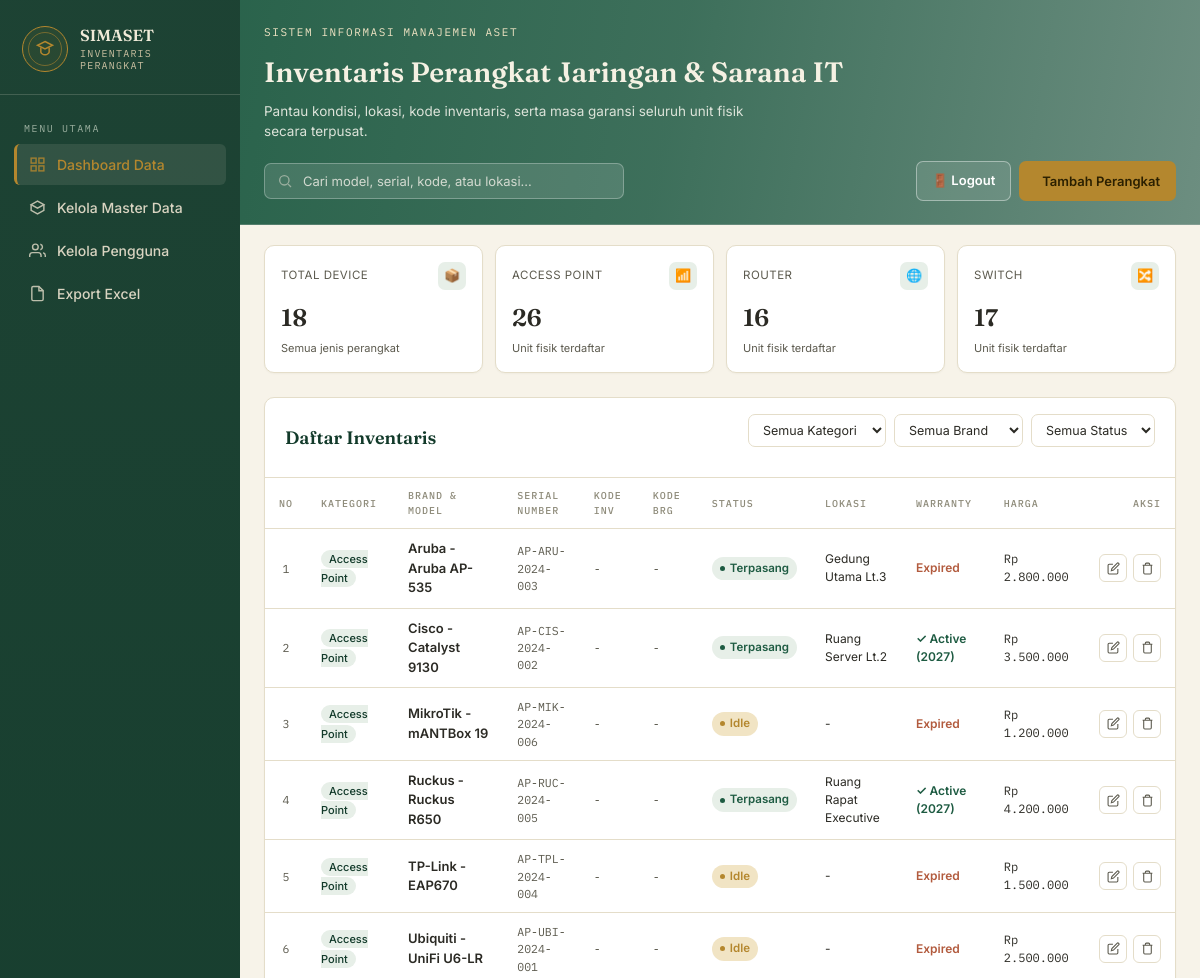
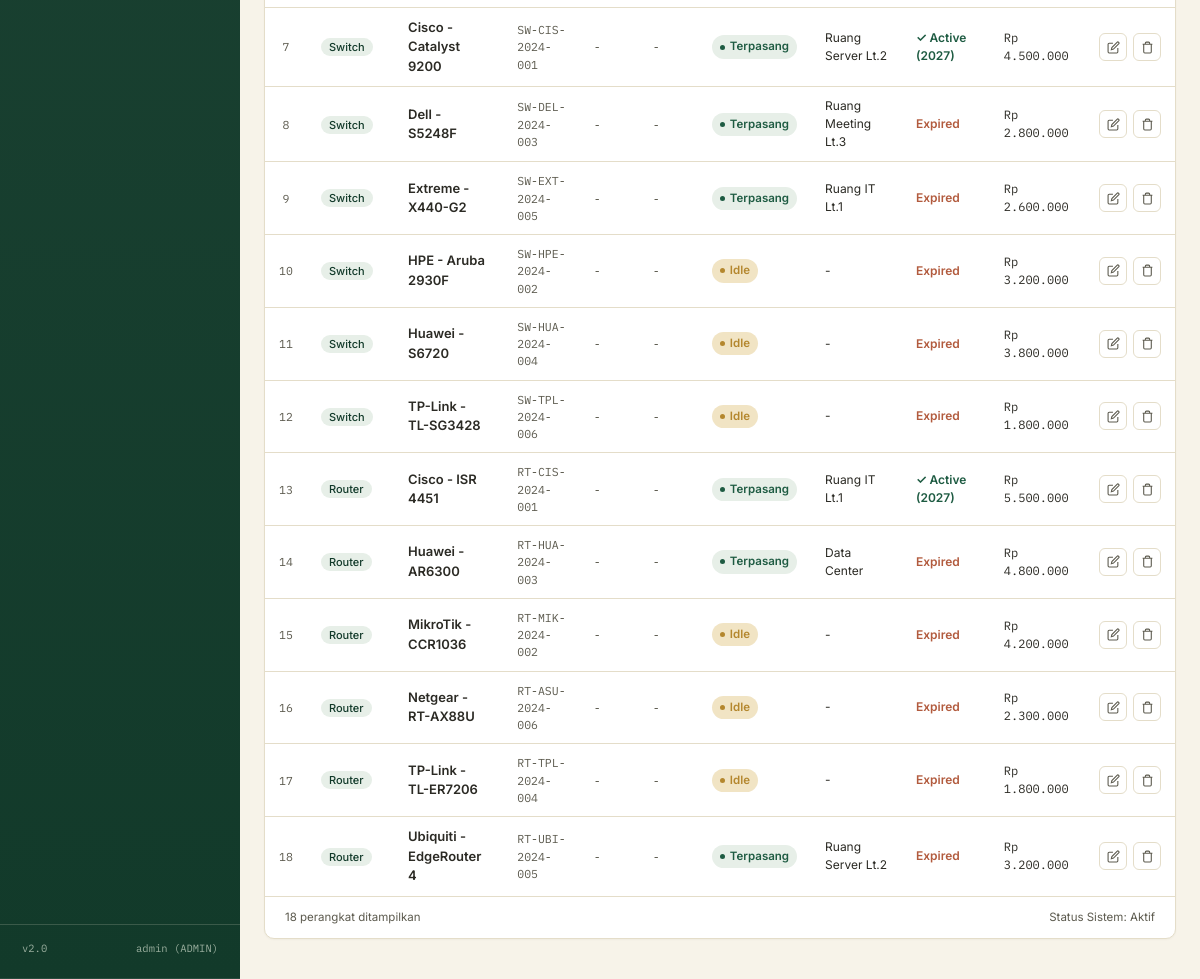
The page / (signed in) on the database its author committed (2 pictures, top to bottom).
### tables this page shows
CREATE TABLE IF NOT EXISTS devices (
    id INT(11) AUTO_INCREMENT PRIMARY KEY,
    device_type_id INT(11) NOT NULL,
    brand_id INT(11) NOT NULL,
    model VARCHAR(100) NOT NULL,
    serial_number VARCHAR(100) UNIQUE NOT NULL,
    quantity INT(11) NOT NULL DEFAULT 1,
    status ENUM('idle', 'terpasang', 'maintenance', 'retired') NOT NULL DEFAULT 'idle',
    location VARCHAR(255) DEFAULT NULL,
    purchase_date DATE,
    warranty_expiry DATE,
    price DECIMAL(15,2),
    notes TEXT,
    created_at TIMESTAMP DEFAULT CURRENT_TIMESTAMP,
    updated_at TIMESTAMP DEFAULT CURRENT_TIMESTAMP ON UPDATE CURRENT_TIMESTAMP,
    FOREIGN KEY (device_type_id) REFERENCES device_types(id) ON DELETE CASCADE,
    FOREIGN KEY (brand_id) REFERENCES brands(id) ON DELETE CASCADE,
    INDEX idx_device_type (device_type_id),
    INDEX idx_brand (brand_id),
    INDEX idx_status (status),
    INDEX idx_serial (serial_number)
);

CREATE TABLE IF NOT EXISTS brands (
    id INT(11) AUTO_INCREMENT PRIMARY KEY,
    brand_name VARCHAR(100) NOT NULL,
    brand_code VARCHAR(20) UNIQUE NOT NULL,
    category ENUM('Access Point', 'Switch', 'Router') NOT NULL,
    description TEXT,
    website VARCHAR(255),
    logo VARCHAR(255),
    is_active BOOLEAN DEFAULT TRUE,
    created_at TIMESTAMP DEFAULT CURRENT_TIMESTAMP,
    updated_at TIMESTAMP DEFAULT CURRENT_TIMESTAMP ON UPDATE CURRENT_TIMESTAMP,
    UNIQUE KEY unique_brand_category (brand_name, category),
    INDEX idx_category (category),
    INDEX idx_active (is_active)
);

### config/database.php (called while the page is built, shortened)
<?php
function isAdmin() {
    return isset($_SESSION['role']) && $_SESSION['role'] === 'admin';
}
function getDeviceStatistics($conn) {
    $stats = [];
    $sql = "SELECT COUNT(*) as total FROM devices";
    $result = $conn->query($sql);
    $stats['total'] = $result->fetch_assoc()['total'];
    $sql = "SELECT dt.type_name, SUM(d.quantity) as total
            FROM devices d
            JOIN device_types dt ON d.device_type_id = dt.id
            GROUP BY dt.type_name";
    $result = $conn->query($sql);
    $stats['by_type'] = [];
    while($row = $result->fetch_assoc()) {
        $stats['by_type'][$row['type_name']] = $row['total'];
    }
    $sql = "SELECT status, COUNT(*) as total FROM devices GROUP BY status";
    $result = $conn->query($sql);
    $stats['by_status'] = [];
    while($row = $result->fetch_assoc()) {
        $stats['by_status'][$row['status']] = $row['total'];
    }
    $sql = "SELECT b.category, SUM(d.quantity) as total
            FROM devices d
            JOIN brands b ON d.brand_id = b.id
            GROUP BY b.category";
    $result = $conn->query($sql);
    $stats['by_brand_category'] = [];
    while($row = $result->fetch_assoc()) {
        $stats['by_brand_category'][$row['category']] = $row['total'];
    }
    return $stats;
}
?>

### includes/table_device.php (the view)
<div class="table-responsive">
  <table>
    <thead>
      <tr>
        <th>No</th>
        <th>Kategori</th>
        <th>Brand & Model</th>
        <th>Serial Number</th>
        <th>Kode Inv</th>
        <th>Kode Brg</th>
        <th>Status</th>
        <th>Lokasi</th>
        <th>Warranty</th>
        <th>Harga</th>
        <?php if ($isAdmin): ?>
          <th style="text-align:right;">Aksi</th>
        <?php endif; ?>
      </tr>
    </thead>
    <tbody id="tableBody">
      <?php
      $no = 1;
      if ($result && $result->num_rows > 0):
          while($row = $result->fetch_assoc()):
              $warrantyStatus = '-';
              if (!empty($row['warranty_expiry']) && $row['warranty_expiry'] !== '0000-00-00') {
                  $expiryTime = strtotime($row['warranty_expiry']);
                  $todayTime = strtotime(date('Y-m-d'));
                  $days = ($expiryTime - $todayTime) / (60 * 60 * 24);
                  if ($days < 0) $warrantyStatus = '<span style="color:var(--clay);font-weight:600;">Expired</span>';
                  elseif ($days <= 30) $warrantyStatus = '<span style="color:var(--gold);font-weight:600;">⚠️ ' . ceil($days) . ' hr</span>';
                  else $warrantyStatus = '<span style="color:var(--forest);font-weight:600;">✓ Active (' . date('Y', $expiryTime) . ')</span>';
              }
      ?>
      <tr data-category="<?= htmlspecialchars($row['brand_category']) ?>"
          data-brand="<?= htmlspecialchars($row['brand_name']) ?>"
          data-status="<?= htmlspecialchars($row['status']) ?>"
          data-purchase="<?= htmlspecialchars($row['purchase_date'] ?? '') ?>"
          data-warranty="<?= htmlspecialchars($row['warranty_expiry'] ?? '') ?>"
          data-price="<?= htmlspecialchars($row['price'] ?? '') ?>"
          data-notes="<?= htmlspecialchars($row['notes'] ?? '') ?>">
          <td style="text-align:center;" class="code"><?= $no++ ?></td>
          <td><span class="cat-tag"><?= htmlspecialchars($row['brand_category']) ?></span></td>
          <td class="name"><?= htmlspecialchars($row['brand_name']) ?> - <?= htmlspecialchars($row['model']) ?></td>
          <td class="code"><?= htmlspecialchars($row['serial_number']) ?></td>
          <td class="code"><?= htmlspecialchars($row['inventory_code'] ?? '-') ?></td>
          <td class="code"><?= htmlspecialchars($row['item_code'] ?? '-') ?></td>
          <td><span class="badge <?= $row['status'] ?>"><?= ucfirst($row['status']) ?></span></td>
          <td style="font-size:12px;"><?= !empty($row['location']) ? htmlspecialchars($row['location']) : '-' ?></td>
          <td style="font-size:12px;"><?= $warrantyStatus ?></td>
          <td style="font-size:12px; font-family:var(--font-mono);"><?= $row['price'] ? 'Rp ' . number_format($row['price'], 0, ',', '.') : '-' ?></td>
          <?php if ($isAdmin): ?>
          <td>
              <div class="row-actions">
                  <button class="icon-btn" onclick="editDevice(<?= $row['id'] ?>)" title="Ubah">
                      <svg viewBox="0 0 24 24" fill="none" stroke="currentColor" stroke-width="2"><path d="M11 4H4a2 2 0 00-2 2v14a2 2 0 002 2h14a2 2 0 002-2v-7"/><path d="M18.5 2.5a2.12 2.12 0 013 3L12 15l-4 1 1-4z"/></svg>
                  </button>
                  <button class="icon-btn" onclick="deleteDevice(<?= $row['id'] ?>)" title="Hapus">
                      <svg viewBox="0 0 24 24" fill="none" stroke="currentColor" stroke-width="2"><path d="M3 6h18M8 6V4a2 2 0 012-2h4a2 2 0 012 2v2m3 0v14a2 2 0 01-2 2H7a2 2 0 01-2-2V6h14z"/></svg>
                  </button>
              </div>
          </td>
          <?php endif; ?>
      </tr>
      <?php endwhile; else: ?>
      <tr><td colspan="<?= $isAdmin ? '11' : '10' ?>" style="text-align:center;padding:30px;color:var(--ink-soft);">📭 Belum ada data perangkat.</td></tr>
      <?php endif; ?>
    </tbody>
  </table>
</div>

### index.php (shortened to what this page needs)
<?php
require_once 'config/database.php';
$conn = getConnection();
$isAdmin = isAdmin();
$stats = getDeviceStatistics($conn);
$sql = "SELECT d.*, dt.type_name, dt.type_code, dt.icon, b.brand_name, b.brand_code, b.category as brand_category
        FROM devices d
        JOIN device_types dt ON d.device_type_id = dt.id
        JOIN brands b ON d.brand_id = b.id
        ORDER BY b.category, b.brand_name, d.model";
$result = $conn->query($sql);
?>
<!DOCTYPE html>
<html lang="id">
<head>
    <link rel="stylesheet" href="assets/css/style.css">
</head>
<body>
<div class="app">
  <?php include 'includes/sidebar.php'; ?>
  <main>
    <?php include 'includes/topbar.php'; ?>
    <div class="content">
      <?php include 'includes/stats_widget.php'; ?>
      <div class="panel">
        <div class="panel-head">
          <h2>Daftar Inventaris</h2>
          <div class="filter-row">
            <select id="filterCategory" onchange="filterTable()">
              <option value="">Semua Kategori</option>
            </select>
            <select id="filterBrand" onchange="filterTable()">
              <option value="">Semua Brand</option>
            </select>
            <select id="filterStatus" onchange="filterTable()">
              <option value="">Semua Status</option>
            </select>
          </div>
        </div>
        <?php include 'includes/table_device.php'; ?>
        <div class="panel-foot">
          <span id="rowCount">— perangkat ditampilkan</span>
          <span>Status Sistem: Aktif</span>
        </div>
      </div>
    </div>
  </main>
</div>
</body>
</html>

### includes/sidebar.php
<aside class="sidebar">
  <div class="emblem-wrap">
    <div class="emblem">
      <svg viewBox="0 0 24 24" fill="none" stroke="currentColor" stroke-width="1.8"><path d="M12 3l9 4.5-9 4.5-9-4.5L12 3z"/><path d="M7 10.2v5.4c0 1.1 2.2 3.4 5 3.4s5-2.3 5-3.4v-5.4"/></svg>
    </div>
    <div class="emblem-text">SIMASET
      <span>Inventaris Perangkat</span>
    </div>
  </div>
  <div class="nav-label">Menu Utama</div>
  <nav>
    <a href="index.php" class="nav-item <?= basename($_SERVER['PHP_SELF']) == 'index.php' ? 'active' : '' ?>">
      <svg viewBox="0 0 24 24" fill="none" stroke="currentColor" stroke-width="2"><rect x="3" y="3" width="7" height="7"/><rect x="14" y="3" width="7" height="7"/><rect x="14" y="14" width="7" height="7"/><rect x="3" y="14" width="7" height="7"/></svg>
      Dashboard Data
    </a>
    <?php if ($isAdmin): ?>
    <a href="manage_master.php" class="nav-item <?= basename($_SERVER['PHP_SELF']) == 'manage_master.php' ? 'active' : '' ?>">
      <svg viewBox="0 0 24 24" fill="none" stroke="currentColor" stroke-width="2"><path d="M21 8l-9-5-9 5 9 5 9-5z"/><path d="M3 8v8l9 5 9-5V8"/></svg>
      Kelola Master Data
    </a>
    <a href="manage_users.php" class="nav-item <?= basename($_SERVER['PHP_SELF']) == 'manage_users.php' ? 'active' : '' ?>">
      <svg viewBox="0 0 24 24" fill="none" stroke="currentColor" stroke-width="2"><path d="M17 21v-2a4 4 0 00-4-4H5a4 4 0 00-4 4v2"/><circle cx="9" cy="7" r="4"/><path d="M23 21v-2a4 4 0 00-3-3.87"/><path d="M16 3.13a4 4 0 010 7.75"/></svg>
      Kelola Pengguna
    </a>
    <?php endif; ?>
    <a href="includes/excel_export.php?export=excel" class="nav-item">
      <svg viewBox="0 0 24 24" fill="none" stroke="currentColor" stroke-width="2"><path d="M14 2H6a2 2 0 00-2 2v16a2 2 0 002 2h12a2 2 0 002-2V8z"/><polyline points="14 2 14 8 20 8"/></svg>
      Export Excel
    </a>
  </nav>
  <div class="sidebar-foot">
    <span>v2.0</span>
    <span><?= htmlspecialchars($_SESSION['full_name'] ?? $_SESSION['username']); ?> (<?= strtoupper($_SESSION['role']); ?>)</span>
  </div>
</aside>

### includes/topbar.php (shortened to what this page needs)
<div class="hero">
  <div class="hero-eyebrow">Sistem Informasi Manajemen Aset</div>
  <h1>Inventaris Perangkat Jaringan & Sarana IT</h1>
  <p>Pantau kondisi, lokasi, kode inventaris, serta masa garansi seluruh unit fisik secara terpusat.</p>
  <div class="topbar-row">
    <div class="search-wrap">
      <svg viewBox="0 0 24 24" fill="none" stroke="currentColor" stroke-width="2"><circle cx="11" cy="11" r="7"/><path d="M21 21l-4.3-4.3"/></svg>
      <input id="searchInput" type="text" placeholder="Cari model, serial, kode, atau lokasi..." onkeyup="filterTable()">
    </div>
    <div style="display:flex; gap:8px;">
      <a href="logout.php" class="btn btn-outline" style="border-color:rgba(255,255,255,0.4);">
        🚪 Logout
      </a>
      <?php if ($isAdmin): ?>
      <button class="btn btn-gold" onclick="showAddModal()">
        Tambah Perangkat
      </button>
      <?php endif; ?>
    </div>
  </div>
</div>

### includes/stats_widget.php
<div class="stats">
  <div class="stat-card">
    <div class="stat-top">
      <span class="stat-label">Total Device</span>
      <div class="stat-icon">📦</div>
    </div>
    <div class="stat-value"><?= $stats['total'] ?? 0 ?></div>
    <div class="stat-delta">Semua jenis perangkat</div>
  </div>
  <?php foreach($stats['by_type'] ?? [] as $type => $total): ?>
  <div class="stat-card">
    <div class="stat-top">
      <span class="stat-label"><?= htmlspecialchars($type) ?></span>
      <div class="stat-icon"><?= $type == 'Access Point' ? '📶' : ($type == 'Switch' ? '🔀' : '🌐') ?></div>
    </div>
    <div class="stat-value"><?= $total ?></div>
    <div class="stat-delta">Unit fisik terdaftar</div>
  </div>
  <?php endforeach; ?>
</div>

### rows shown on the page
devices: brand.category "Access Point", brand.brand_name "Aruba", model "Aruba AP-535", serial_number "AP-ARU-2024-003", inventory_code "-", item_code "-", status "Terpasang", location "Gedung Utama Lt.3", warranty_expiry "Expired", price "2.800.000"
devices: brand.category "Access Point", brand.brand_name "Cisco", model "Catalyst 9130", serial_number "AP-CIS-2024-002", inventory_code "-", item_code "-", status "Terpasang", location "Ruang Server Lt.2", warranty_expiry "2027", price "3.500.000"
devices: brand.category "Access Point", brand.brand_name "MikroTik", model "mANTBox 19", serial_number "AP-MIK-2024-006", inventory_code "-", item_code "-", status "Idle", warranty_expiry "Expired", price "1.200.000"
devices: brand.category "Access Point", brand.brand_name "Ruckus", model "Ruckus R650", serial_number "AP-RUC-2024-005", inventory_code "-", item_code "-", status "Terpasang", location "Ruang Rapat Executive", warranty_expiry "2027", price "4.200.000"
devices: brand.category "Access Point", brand.brand_name "TP-Link", model "EAP670", serial_number "AP-TPL-2024-004", inventory_code "-", item_code "-", status "Idle", warranty_expiry "Expired", price "1.500.000"
devices: brand.category "Access Point", brand.brand_name "Ubiquiti", model "UniFi U6-LR", serial_number "AP-UBI-2024-001", inventory_code "-", item_code "-", status "Idle", warranty_expiry "Expired", price "2.500.000"
devices: brand.category "Switch", brand.brand_name "Cisco", model "Catalyst 9200", serial_number "SW-CIS-2024-001", inventory_code "-", item_code "-", status "Terpasang", location "Ruang Server Lt.2", warranty_expiry "2027", price "4.500.000"
devices: brand.category "Switch", brand.brand_name "Dell", model "S5248F", serial_number "SW-DEL-2024-003", inventory_code "-", item_code "-", status "Terpasang", location "Ruang Meeting Lt.3", warranty_expiry "Expired", price "2.800.000"
devices: brand.category "Switch", brand.brand_name "Extreme", model "X440-G2", serial_number "SW-EXT-2024-005", inventory_code "-", item_code "-", status "Terpasang", location "Ruang IT Lt.1", warranty_expiry "Expired", price "2.600.000"
devices: brand.category "Switch", brand.brand_name "HPE", model "Aruba 2930F", serial_number "SW-HPE-2024-002", inventory_code "-", item_code "-", status "Idle", warranty_expiry "Expired", price "3.200.000"
devices: brand.category "Switch", brand.brand_name "Huawei", model "S6720", serial_number "SW-HUA-2024-004", inventory_code "-", item_code "-", status "Idle", warranty_expiry "Expired", price "3.800.000"
devices: brand.category "Switch", brand.brand_name "TP-Link", model "TL-SG3428", serial_number "SW-TPL-2024-006", inventory_code "-", item_code "-", status "Idle", warranty_expiry "Expired", price "1.800.000"
devices: brand.category "Router", brand.brand_name "Cisco", model "ISR 4451", serial_number "RT-CIS-2024-001", inventory_code "-", item_code "-", status "Terpasang", location "Ruang IT Lt.1", warranty_expiry "2027", price "5.500.000"
devices: brand.category "Router", brand.brand_name "Huawei", model "AR6300", serial_number "RT-HUA-2024-003", inventory_code "-", item_code "-", status "Terpasang", location "Data Center", warranty_expiry "Expired", price "4.800.000"
devices: brand.category "Router", brand.brand_name "MikroTik", model "CCR1036", serial_number "RT-MIK-2024-002", inventory_code "-", item_code "-", status "Idle", warranty_expiry "Expired", price "4.200.000"
devices: brand.category "Router", brand.brand_name "Netgear", model "RT-AX88U", serial_number "RT-ASU-2024-006", inventory_code "-", item_code "-", status "Idle", warranty_expiry "Expired", price "2.300.000"
devices: brand.category "Router", brand.brand_name "TP-Link", model "TL-ER7206", serial_number "RT-TPL-2024-004", inventory_code "-", item_code "-", status "Idle", warranty_expiry "Expired", price "1.800.000"
devices: brand.category "Router", brand.brand_name "Ubiquiti", model "EdgeRouter 4", serial_number "RT-UBI-2024-005", inventory_code "-", item_code "-", status "Terpasang", location "Ruang Server Lt.2", warranty_expiry "Expired", price "3.200.000"

### other values the page prints
$_SESSION['full_name'] "admin"
$_SESSION['role'] "ADMIN"
$stats['total'] "18"
$type "ACCESS POINT"
$total "26"
$type "ROUTER"
$total "16"
$type "SWITCH"
$total "17"
